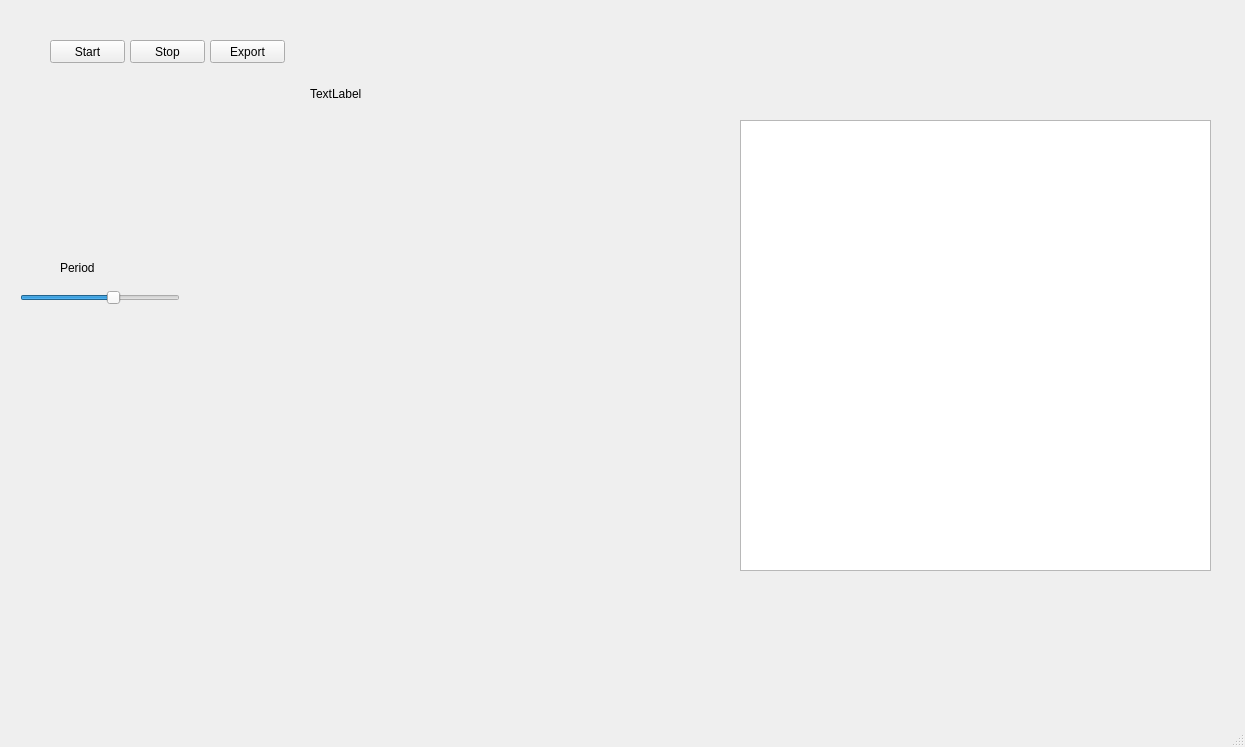
<?xml version="1.0" encoding="UTF-8"?>
<ui version="4.0">
 <class>MainWindow</class>
 <widget class="QMainWindow" name="MainWindow">
  <property name="geometry">
   <rect>
    <x>0</x>
    <y>0</y>
    <width>1245</width>
    <height>747</height>
   </rect>
  </property>
  <property name="windowTitle">
   <string>MainWindow</string>
  </property>
  <widget class="QWidget" name="centralwidget">
   <widget class="QPushButton" name="startRun">
    <property name="geometry">
     <rect>
      <x>50</x>
      <y>40</y>
      <width>75</width>
      <height>23</height>
     </rect>
    </property>
    <property name="text">
     <string>Start</string>
    </property>
   </widget>
   <widget class="QPushButton" name="stopRun">
    <property name="geometry">
     <rect>
      <x>130</x>
      <y>40</y>
      <width>75</width>
      <height>23</height>
     </rect>
    </property>
    <property name="text">
     <string>Stop</string>
    </property>
   </widget>
   <widget class="QPushButton" name="exportData">
    <property name="geometry">
     <rect>
      <x>210</x>
      <y>40</y>
      <width>75</width>
      <height>23</height>
     </rect>
    </property>
    <property name="text">
     <string>Export</string>
    </property>
   </widget>
   <widget class="QLabel" name="currentFieldLabel">
    <property name="geometry">
     <rect>
      <x>270</x>
      <y>140</y>
      <width>400</width>
      <height>400</height>
     </rect>
    </property>
    <property name="text">
     <string/>
    </property>
   </widget>
   <widget class="PlotWidget" name="graph">
    <property name="geometry">
     <rect>
      <x>740</x>
      <y>120</y>
      <width>471</width>
      <height>451</height>
     </rect>
    </property>
   </widget>
   <widget class="QSlider" name="periodSlider">
    <property name="geometry">
     <rect>
      <x>20</x>
      <y>290</y>
      <width>160</width>
      <height>16</height>
     </rect>
    </property>
    <property name="minimum">
     <number>1</number>
    </property>
    <property name="maximum">
     <number>100</number>
    </property>
    <property name="singleStep">
     <number>1</number>
    </property>
    <property name="value">
     <number>60</number>
    </property>
    <property name="sliderPosition">
     <number>60</number>
    </property>
    <property name="orientation">
     <enum>Qt::Horizontal</enum>
    </property>
   </widget>
   <widget class="QLabel" name="label">
    <property name="geometry">
     <rect>
      <x>60</x>
      <y>260</y>
      <width>81</width>
      <height>16</height>
     </rect>
    </property>
    <property name="text">
     <string>Period</string>
    </property>
   </widget>
   <widget class="QLabel" name="stepNum">
    <property name="geometry">
     <rect>
      <x>310</x>
      <y>80</y>
      <width>241</width>
      <height>27</height>
     </rect>
    </property>
    <property name="text">
     <string>TextLabel</string>
    </property>
   </widget>
  </widget>
  <widget class="QMenuBar" name="menubar">
   <property name="geometry">
    <rect>
     <x>0</x>
     <y>0</y>
     <width>1245</width>
     <height>23</height>
    </rect>
   </property>
  </widget>
  <widget class="QStatusBar" name="statusbar"/>
 </widget>
 <customwidgets>
  <customwidget>
   <class>PlotWidget</class>
   <extends>QGraphicsView</extends>
   <header>pyqtgraph/widgets/PlotWidget.h</header>
  </customwidget>
 </customwidgets>
 <resources/>
 <connections/>
</ui>
